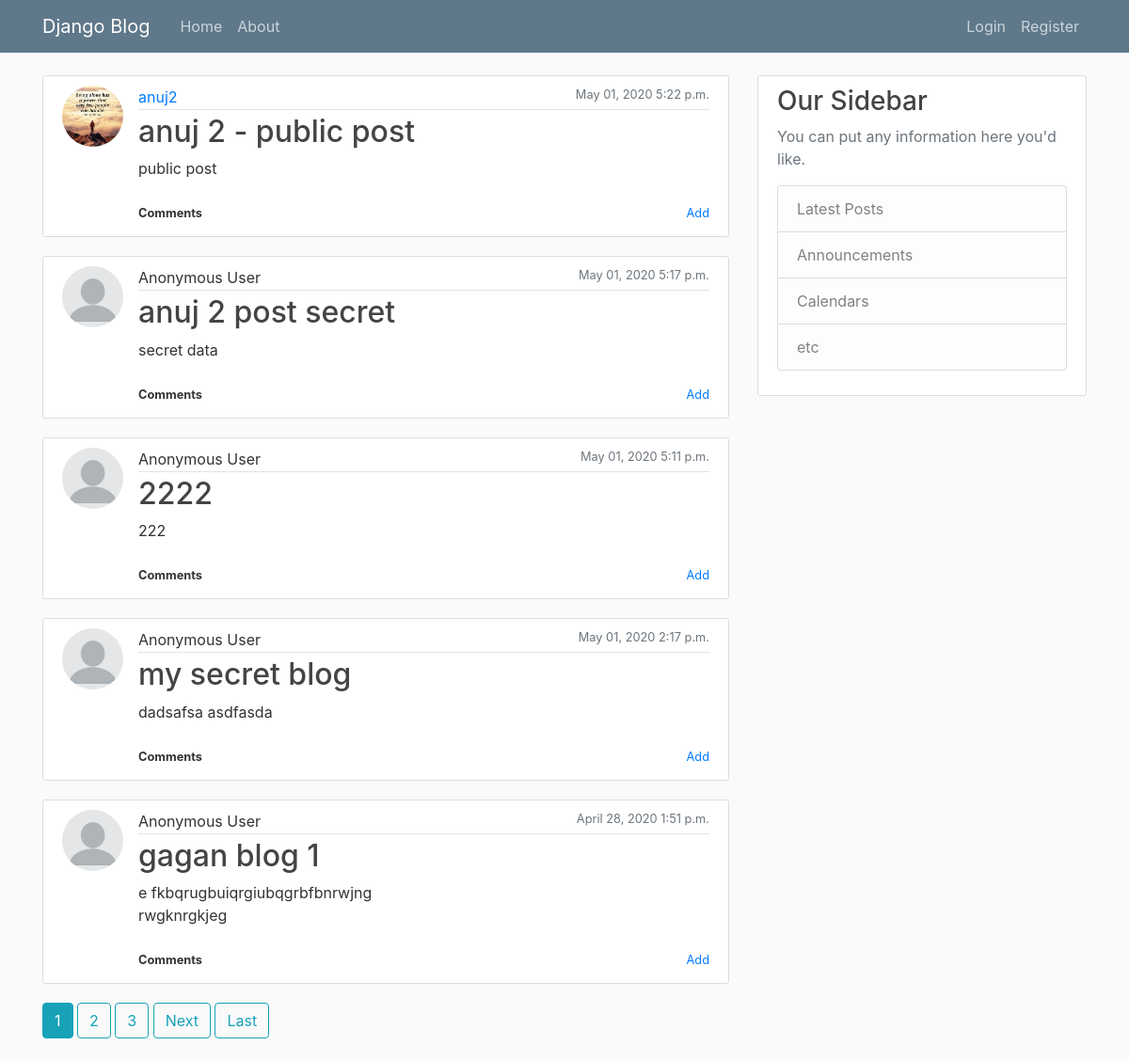
The app's page /, older data.
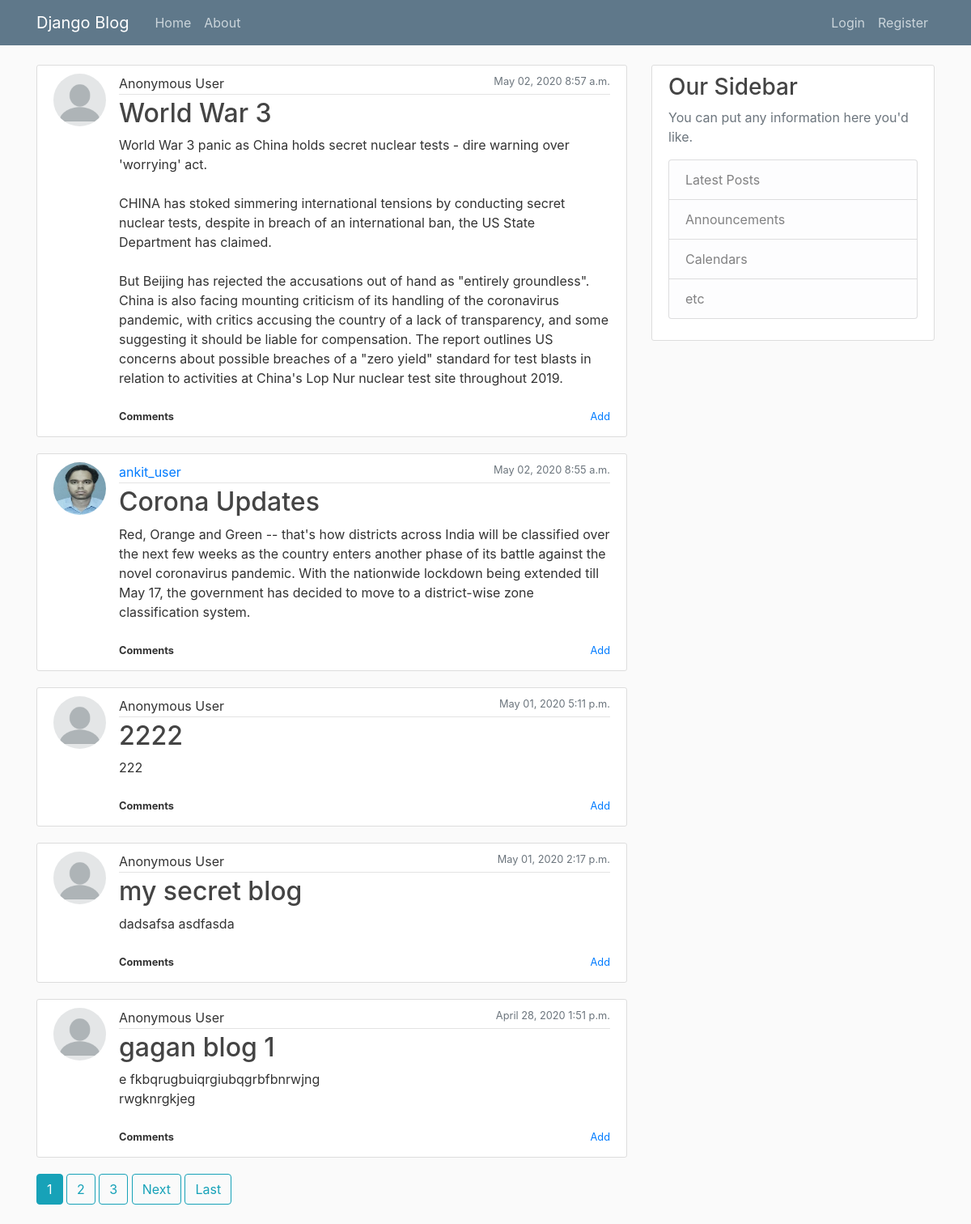
The same page, newer data.
### blog/models.py (models this page shows, shortened)
class Post(models.Model):
    title = models.CharField(max_length=100)
    content = models.TextField()
    anonymous = models.BooleanField("Post as Anonymous User", editable=True, default=True)
    date_posted = models.DateTimeField(default=timezone.now)
    author = models.ForeignKey(User, on_delete=models.CASCADE)

### users/models.py (models this page shows, shortened)
class Profile(models.Model):
    user = models.OneToOneField(User, on_delete=models.CASCADE)
    image = models.ImageField(default='default.jpg', upload_to='profile_pics')

### blog/views.py (the view)
# urls.py: path('', PostListView.as_view(), name='blog-home'),
class PostListView(ListView):
    model = Post
    template_name = 'blog/home.html'  # <app>/<model>_<viewtype>.html
    context_object_name = 'posts'
    ordering = ['-date_posted']
    paginate_by = 5

### blog/templates/blog/home.html (shortened to what this page needs)
{% extends "blog/base.html" %}
{% block content %}
    {% for post in posts %}
        {% include 'blog/post_raw.html' with post=post %}
    {% endfor %}
    {% if is_paginated %}
      {% for num in page_obj.paginator.page_range %}
        {% if page_obj.number == num %}
          <a class="btn btn-info mb-4" href="?page={{ num }}">{{ num }}</a>
        {% elif num > page_obj.number|add:'-3' and num < page_obj.number|add:'3' %}
          <a class="btn btn-outline-info mb-4" href="?page={{ num }}">{{ num }}</a>
        {% endif %}
      {% endfor %}
      {% if page_obj.has_next %}
        <a class="btn btn-outline-info mb-4" href="?page={{ page_obj.next_page_number }}">Next</a>
        <a class="btn btn-outline-info mb-4" href="?page={{ page_obj.paginator.num_pages }}">Last</a>
      {% endif %}
    {% endif %}
  {% endblock content %}

### blog/templates/blog/base.html (shortened to what this page needs)
{% load static %}
<!DOCTYPE html>
<html>
<head>
    <link rel="stylesheet" href="https://maxcdn.bootstrapcdn.com/bootstrap/4.0.0/css/bootstrap.min.css">
    <link rel="stylesheet" type="text/css" href="{% static 'blog/main.css' %}">
</head>
<body>
    <header class="site-header">
      <nav class="navbar navbar-expand-md navbar-dark bg-steel fixed-top">
        <div class="container">
          <a class="navbar-brand mr-4" href="{% url 'blog-home' %}">Django Blog</a>
          <div class="collapse navbar-collapse" id="navbarToggle">
            <div class="navbar-nav mr-auto">
              <a class="nav-item nav-link" href="{% url 'blog-home' %}">Home</a>
              <a class="nav-item nav-link" href="{% url 'blog-about' %}">About</a>
            </div>
            <div class="navbar-nav">
              {% if user.is_authenticated %}
                <a class="nav-item nav-link" href="{% url 'post-create' %}">New Post</a>
                <a class="nav-item nav-link" href="{% url 'profile' %}">Profile</a>
                <a class="nav-item nav-link" href="{% url 'logout' %}">Logout</a>
              {% else %}
                <a class="nav-item nav-link" href="{% url 'login' %}">Login</a>
                <a class="nav-item nav-link" href="{% url 'register' %}">Register</a>
              {% endif %}
            </div>
          </div>
        </div>
      </nav>
    </header>
    <main role="main" class="container">
      <div class="row">
        <div class="col-md-8">
          {% block content %}{% endblock %}
        </div>
        <div class="col-md-4">
          <div class="content-section">
            <h3>Our Sidebar</h3>
            <p class='text-muted'>You can put any information here you'd like.
              <ul class="list-group">
                <li class="list-group-item list-group-item-light">Latest Posts</li>
                <li class="list-group-item list-group-item-light">Announcements</li>
                <li class="list-group-item list-group-item-light">Calendars</li>
                <li class="list-group-item list-group-item-light">etc</li>
              </ul>
            </p>
          </div>
        </div>
      </div>
    </main>
</body>
</html>

### blog/templates/blog/post_raw.html (shortened to what this page needs)
<article class="media content-section">
  {% if post.anonymous %}
    <img class="rounded-circle article-img" src="/media/profile_pics/anonymous.png">
  {% else %}
    <img class="rounded-circle article-img" src="{{ post.author.profile.image.url }}">
  {% endif %}
  <div class="media-body full-block">
  <div class="full-block">
    <div class="article-metadata">
        {% if post.anonymous %}
            Anonymous User
        {% else %}
            <a class="mr-2" href="{% url 'user-posts' post.author.username %}">{{ post.author }}</a>
        {% endif %}
      <small class="text-muted" style="float:right;">{{ post.date_posted|date:"F d, Y P" }}</small>
    </div>
    <h2><a class="article-title" href="{% url 'post-detail' post.id %}">{{ post.title }}</a></h2>
    <p class="article-content">{{ post.content }}</p>
  </div>
  <div class="full-block small padding-top-10">
      <div class="float-left " style="font-weight: bold" >Comments</div>
      <div class="float-right">
          <a href="{% url 'post-comment-create' post_id=post.id %}">Add</a>
      </div>
  </div>
  <br>
  </div>
</article>

### blog/static/blog/main.css (style rules this page uses)
body { background: #fafafa; color: #333333; margin-top: 5rem; }
h1, h2, h3, h4, h5, h6 { color: #444444; }
ul { margin: 0; }
.bg-steel { background-color: #5f788a; }
.site-header .navbar-nav .nav-link { color: #cbd5db; }
.content-section { background: #ffffff; padding: 10px 20px; border: 1px solid #dddddd; border-radius: 3px; margin-bottom: 20px; }
.article-title { color: #444444; }
.article-content { white-space: pre-line; }
.article-img { height: 65px; width: 65px; margin-right: 16px; }
.article-metadata { padding-bottom: 1px; margin-bottom: 4px; border-bottom: 1px solid #e3e3e3 }
.full-block { width:100%; display: block; }
.padding-top-10 { padding-top: 10px; }

Row changes from the older to the newer data that the page shows:
removed Post: author.profile.image (placeholder picture), author "anuj2", date_posted "May 01, 2020 5:22 p.m.", title "anuj 2 - public post", content "public post"
removed Post: anonymous True (drawn), date_posted "May 01, 2020 5:17 p.m.", title "anuj 2 post secret", content "secret data"
added Post: anonymous True (drawn), date_posted "May 02, 2020 8:57 a.m.", title "World War 3", content "World War 3 panic as China holds secret nuclear tests - dire warning over 'worrying' act. CHINA has stoked simmering international tensions by conducting secret nuclear tests, despite in breach of an international ban, the US State Department has claimed. But Beijing has rejected the accusations out of hand as \"entirely groundless\". China is also facing mounting criticism of its handling of the coronavirus pandemic, with critics accusing the country of a lack of transparency, and some suggesting it should be liable for compensation. The report outlines US concerns about possible breaches of a \"zero yield\" standard for test blasts in relation to activities at China's Lop Nur nuclear test…"
added Post: author.profile.image (picture), author "ankit_user", date_posted "May 02, 2020 8:55 a.m.", title "Corona Updates", content "Red, Orange and Green -- that's how districts across India will be classified over the next few weeks as the country enters another phase of its battle against the novel coronavirus pandemic. With the nationwide lockdown being extended till May 17, the government has decided to move to a district-wise zone classification system."
